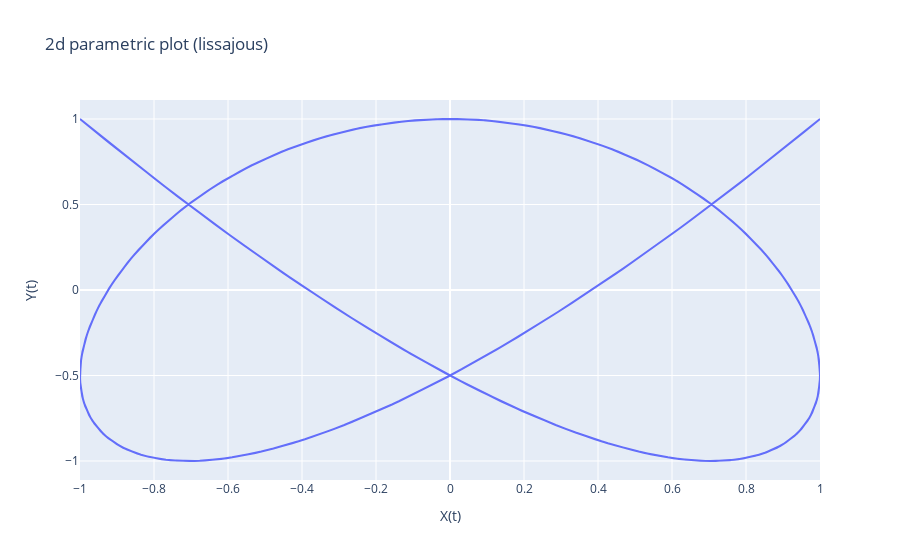

Write notebook code for a chart like this one.
### Markdown cell above
## parametric

### Code cell
t = np.linspace(0, 2*np.pi, 500)
x_param = np.sin(3*t)
y_param = np.cos(4*t)

fig_param = go.Figure(
    go.Scatter(
        x=x_param,
        y=y_param,
        mode='lines',
        name='Lissajous Curve'
    )
)
fig_param.update_layout(
    title='2d parametric plot (lissajous)',
    xaxis_title='X(t)',
    yaxis_title='Y(t)'
)
fig_param.show()

### Figure 1 — Plotly figure (JSON) as saved in the notebook; plotly's stock layout.template omitted (floating-point values rounded to 4 significant figures; data arrays with more than 128 entries replaced by an {"elided": "..."} marker saying what was removed)
{"data": [{"mode": "lines", "name": "Lissajous Curve", "type": "scatter", "x": {"elided": "500 float values"}, "y": {"elided": "500 float values"}}], "layout": {"title": {"text": "2d parametric plot (lissajous)"}, "xaxis": {"title": {"text": "X(t)"}}, "yaxis": {"title": {"text": "Y(t)"}}}}
